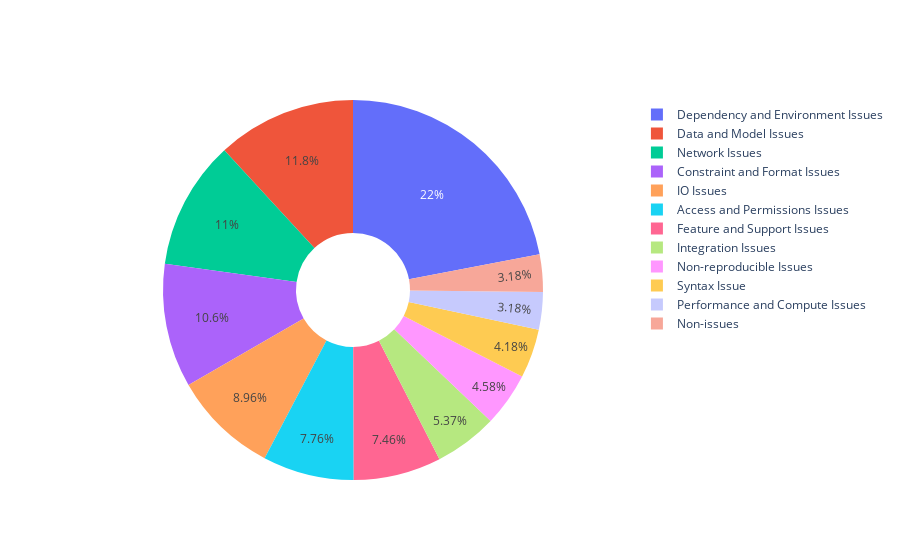

The notebook cell saved with this chart:
### Code cell
# visualize anomaly & root cause

df = pd.read_json(os.path.join(path_rq2, 'mapped.json'))
df = df[df['Challenge_root_cause_summary_topic_macro'] != -1]
df_number = pd.DataFrame()

values = []
labels = []

for macro_topic, sub_topics in root_macro_topic_mapping_inverse.items():
    index, name = int(macro_topic.split(': ')[0]), macro_topic.split(': ')[1]
    labels.append(name)
    name = f'{index}: {name}'
    entry = {
        'Topic': name,
        'Percentage (%) (Root Cause)': round(len(df[df['Challenge_root_cause_summary_topic_macro'] == index])/len(df)*100, 2),
        'Constituent Topics': root_macro_topic_mapping_inverse[name],
    }
    df_number = pd.concat([df_number, pd.DataFrame([entry])], ignore_index=True)
    values.append(round(len(df[df['Challenge_root_cause_summary_topic_macro'] == index])/len(df)*100, 2))

df_number = df_number.sort_values('Percentage (%) (Root Cause)', ascending=False)
print(df_number.to_latex(float_format="%.2f", index=False))

# Create Pie Chart
fig = go.Figure(data=[go.Pie(labels=labels, values=values, hole=.3)])

# Display the Pie Chart
fig.show()

### Figure 1 — Plotly figure (JSON) as saved in the notebook; plotly's stock layout.template omitted (floating-point values rounded to 4 significant figures)
{"data": [{"hole": 0.3, "labels": ["Dependency and Environment Issues", "Network Issues", "Performance and Compute Issues", "Data and Model Issues", "Syntax Issue", "Integration Issues", "Feature and Support Issues", "Access and Permissions Issues", "Constraint and Format Issues", "IO Issues", "Non-reproducible Issues", "Non-issues"], "type": "pie", "values": [21.99, 10.95, 3.18, 11.84, 4.18, 5.37, 7.46, 7.76, 10.55, 8.96, 4.58, 3.18]}], "layout": {}}
